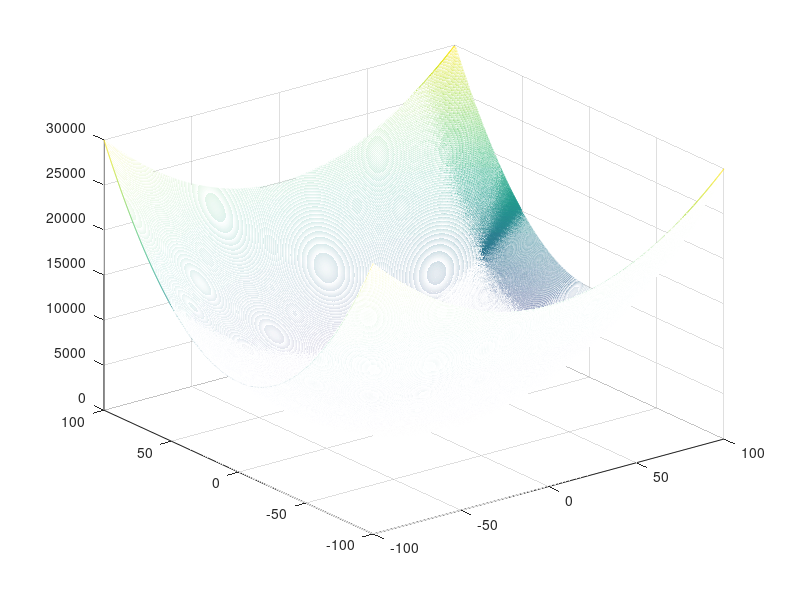
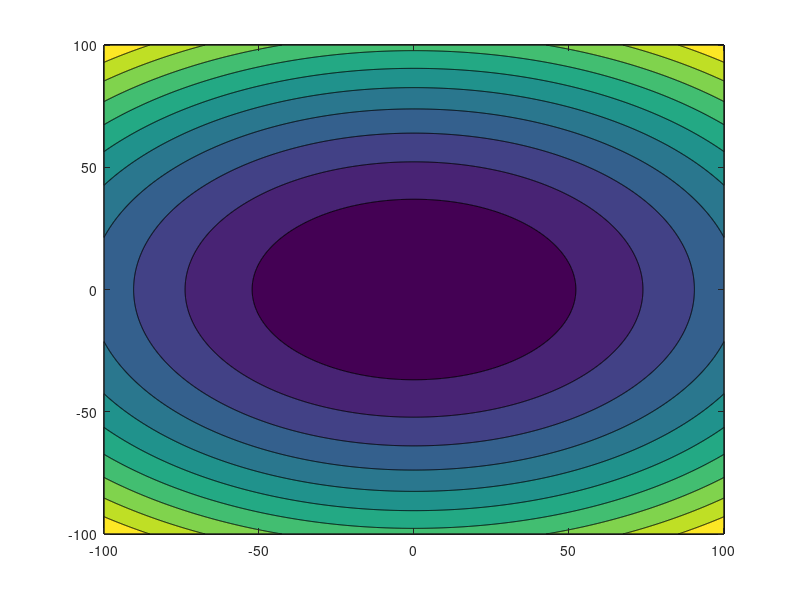

The MATLAB script that drew these images, in order: (Note: this script raises an error after producing the figures.)
clear all
close all
clc

X1=-100:0.1:100;
X2=-100:0.1:100;
[x1,x2]=meshgrid(X1,X2);
F=x1.^2+ 2*x2.^2-0.3*cos(3*pi*x1+4*pi*x2)+0.3;
realFMin=min(min(F))
mesh(x1,x2,F)

figure
contourf(x1,x2,F)
hold on

% %% Newton-Raphson
 fprintf('Newton-Raphson Algorithm\n');
  x=rand(2,1);
% x=[1;1];
 epsilon=10^(-4);
 
 tic
 fprintf('k=1, x1=%f, x2=%f, f(x)=%f\n',x(1),x(2),func(x))
 plot(x(1),x(2),'r.')
 x_next=x-inv(hessianfunc(x))*gradfunc(x);
 fprintf('k=2, x1=%f, x2=%f, f(x)=%f, abs. error=%f\n',x_next(1),x_next(2),func(x_next),abs(func(x_next)-func(x)))
 plot(x_next(1),x_next(2),'r*')
 k=3;
 %while(abs(func(x_next)-func(x))>epsilon)
 while(norm(gradfunc(x_next))>epsilon)
 x=x_next;
 x_next=x-inv(hessianfunc(x))*gradfunc(x);
 fprintf('k=%d, x1=%f, x2=%f, f(x)=%f, abs. error=%f\n',k,x_next(1),x_next(2),func(x_next),abs(func(x_next)-func(x)))
 plot(x_next(1),x_next(2),'r*')
 k=k+1;
 end
toc
title('Newton-Raphson Algorithm')
 set(gca,'fontsize',35)
 set(findobj(gca, 'Type', 'Line', 'Linestyle', '--'), 'LineWidth', 2);

% %% Hestenes-Stiefel Algorithm
 figure
 contourf(x1,x2,F)
 hold on
% 

 fprintf('Hestenes-Stiefel Algorithm\n');
 x=rand(2,1);
% x=[1;1];
epsilon=10^(-4);

tic
 fprintf('k=1, x1=%f, x2=%f, f(x)=%f\n',x(1),x(2),func(x))
 plot(x(1),x(2),'r.')
g=gradfunc(x);
d=-g;

alpha=0:0.01:1;
funcalpha=zeros(length(alpha),1);
for i=1:length(alpha)
    funcalpha(i)=func(x+alpha(i)*d);
end    
[val,ind]=min(funcalpha);
alpha=alpha(ind);
x_next=x+alpha*d;
g_next=gradfunc(x_next);
beta=(g_next'*(g_next-g))/(d'*(g_next-g));
d_next=-g_next+beta*d;
fprintf('k=2, x1=%f, x2=%f, f(x)=%f, abs. error=%f\n',x_next(1),x_next(2),func(x_next),abs(func(x_next)-func(x)))
plot(x_next(1),x_next(2),'r*')
k=3;
 while(norm(gradfunc(x_next))>epsilon)
     x=x_next;
     g=g_next;
     d=d_next;
      alpha=0:0.01:1;
      funcalpha=zeros(length(alpha),1);
        for i=1:length(alpha)
             funcalpha(i)=func(x+alpha(i)*d);
        end    
              [val,ind]=min(funcalpha);
              alpha=alpha(ind);

  x_next=x+alpha*d;
  g_next=gradfunc(x_next);
  beta=(g_next'*(g_next-g))/(d'*(g_next-g));
  d_next=-g_next+beta*d;

  fprintf('k=%d, x1=%f, x2=%f, f(x)=%f, abs. error=%f\n',k,x_next(1),x_next(2),func(x_next),abs(func(x_next)-func(x)))
  plot(x_next(1),x_next(2),'r*')
  k=k+1;
 end

 toc
 title('Hestenes-Stiefel Algorithm')
 set(gca,'fontsize',35)
 set(findobj(gca, 'Type', 'Line', 'Linestyle', '--'), 'LineWidth', 2);

 % %% Polak-Ribi`ere Algorithm
 figure
 contourf(x1,x2,F)
 hold on
% 

 fprintf('Polak-Ribi`ere\n');
 x=rand(2,1);
% x=[1;1];
epsilon=10^(-4);

tic
 fprintf('k=1, x1=%f, x2=%f, f(x)=%f\n',x(1),x(2),func(x))
 plot(x(1),x(2),'r.')
g=gradfunc(x);
d=-g;

alpha=0:0.01:1;
funcalpha=zeros(length(alpha),1);
for i=1:length(alpha)
    funcalpha(i)=func(x+alpha(i)*d);
end    
[val,ind]=min(funcalpha);
alpha=alpha(ind);
x_next=x+alpha*d;
g_next=gradfunc(x_next);
  beta=(g_next'*(g_next-g))/(g'*g);
d_next=-g_next+beta*d;
fprintf('k=2, x1=%f, x2=%f, f(x)=%f, abs. error=%f\n',x_next(1),x_next(2),func(x_next),abs(func(x_next)-func(x)))
plot(x_next(1),x_next(2),'r*')
k=3;
 while(norm(gradfunc(x_next))>epsilon)
     x=x_next;
     g=g_next;
     d=d_next;
      alpha=0:0.01:1;
      funcalpha=zeros(length(alpha),1);
        for i=1:length(alpha)
             funcalpha(i)=func(x+alpha(i)*d);
        end    
              [val,ind]=min(funcalpha);
              alpha=alpha(ind);

  x_next=x+alpha*d;
  g_next=gradfunc(x_next);
  beta=(g_next'*(g_next-g))/(g'*g);
  d_next=-g_next+beta*d;

  fprintf('k=%d, x1=%f, x2=%f, f(x)=%f, abs. error=%f\n',k,x_next(1),x_next(2),func(x_next),abs(func(x_next)-func(x)))
  plot(x_next(1),x_next(2),'r*')
  k=k+1;
 end

 toc
 title('Polak-Ribi`ere')
 set(gca,'fontsize',35)
 set(findobj(gca, 'Type', 'Line', 'Linestyle', '--'), 'LineWidth', 2);

  % %% Fletcher-Reeves Algorithm
 figure
 contourf(x1,x2,F)
 hold on
% 

 fprintf('Fletcher-Reeves\n');
 x=rand(2,1);
% x=[1;1];
epsilon=10^(-4);

tic
 fprintf('k=1, x1=%f, x2=%f, f(x)=%f\n',x(1),x(2),func(x))
 plot(x(1),x(2),'r.')
g=gradfunc(x);
d=-g;

alpha=0:0.01:1;
funcalpha=zeros(length(alpha),1);
for i=1:length(alpha)
    funcalpha(i)=func(x+alpha(i)*d);
end    
[val,ind]=min(funcalpha);
alpha=alpha(ind);
x_next=x+alpha*d;
g_next=gradfunc(x_next);
beta=(g_next'*g_next)/(g'*g);
d_next=-g_next+beta*d;
fprintf('k=2, x1=%f, x2=%f, f(x)=%f, abs. error=%f\n',x_next(1),x_next(2),func(x_next),abs(func(x_next)-func(x)))
plot(x_next(1),x_next(2),'r*')
k=3;
 while(norm(gradfunc(x_next))>epsilon)
     x=x_next;
     g=g_next;
     d=d_next;
      alpha=0:0.01:1;
      funcalpha=zeros(length(alpha),1);
        for i=1:length(alpha)
             funcalpha(i)=func(x+alpha(i)*d);
        end    
              [val,ind]=min(funcalpha);
              alpha=alpha(ind);

  x_next=x+alpha*d;
  g_next=gradfunc(x_next);
  beta=(g_next'*g_next)/(g'*g);
  d_next=-g_next+beta*d;

  fprintf('k=%d, x1=%f, x2=%f, f(x)=%f, abs. error=%f\n',k,x_next(1),x_next(2),func(x_next),abs(func(x_next)-func(x)))
  plot(x_next(1),x_next(2),'r*')
  k=k+1;
 end

 toc
 title('Fletcher-Reeves')
 set(gca,'fontsize',35)
 set(findobj(gca, 'Type', 'Line', 'Linestyle', '--'), 'LineWidth', 2);